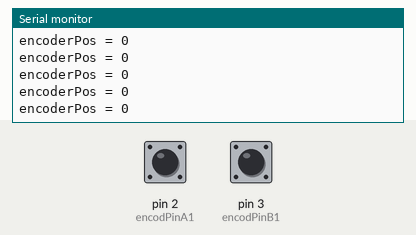
Bench run of a sketch on a simulated Arduino Uno, built with avr-gcc and run on an emulated ATmega328P. Parts: the last lines printed to the serial monitor. The inputs (shaded band) are chosen by the test bench; at power-on: pin 2 (encodPinA1) HIGH, pin 3 (encodPinB1) HIGH.

Above: at 1.3 s.
1.4 s: pin 2 (encodPinA1) pulled LOW for 0.15 s
At 1.57 s:
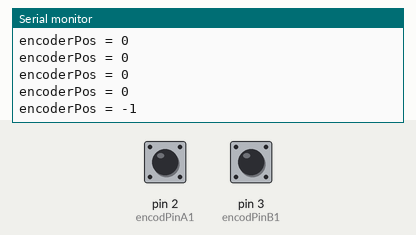
3.0 s: pin 2 (encodPinA1) pulled LOW for 1 s
At 4.03 s:
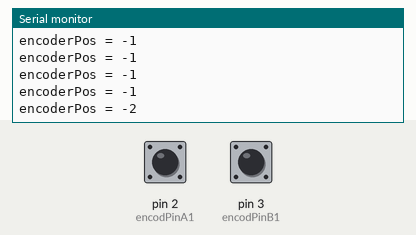
Timing chart, 0 to 6.0 s (numbered marks = the images above; inputs shaded):
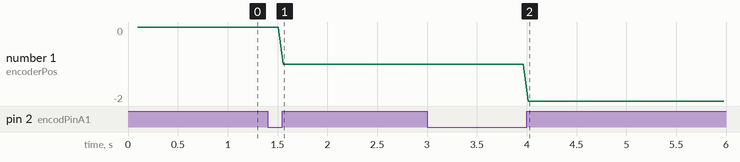

Measured:
- after the input at 1.4 s, the serial monitor: prints a new line after 0.16 s (image 1)
- after the input at 3.0 s, the serial monitor: prints a new line after 1.0 s (image 2)
- plotted number 1: 0 → -1 after the input at 1.4 s, -1 → -2 after the input at 3.0 s

The sketch:

2______2022_11_28.ino
```cpp
#include <MsTimer2.h>
#define encodPinA1      2
#define encodPinB1      3                       // Quadrature encoder B pin
volatile long encoderPos = 0;

void setup(){

    MsTimer2::set(100, interrupt_setup);
    MsTimer2::start();
    Serial.begin(115200);
    delay(100);
}

void interrupt_setup(void)
{
  pinMode(encodPinA1, INPUT_PULLUP);
  pinMode(encodPinB1, INPUT_PULLUP);
  attachInterrupt(0, encoderB, RISING);
}

void encoderB()
{

  delayMicroseconds(3);
  if(digitalRead(encodPinB1)==LOW)    encoderPos++;
  else                                 encoderPos--;
}

void loop(){
  interrupt_setup();

  Serial.print("encoderPos = ");
  Serial.println(encoderPos);

  delay(50);
}
```
